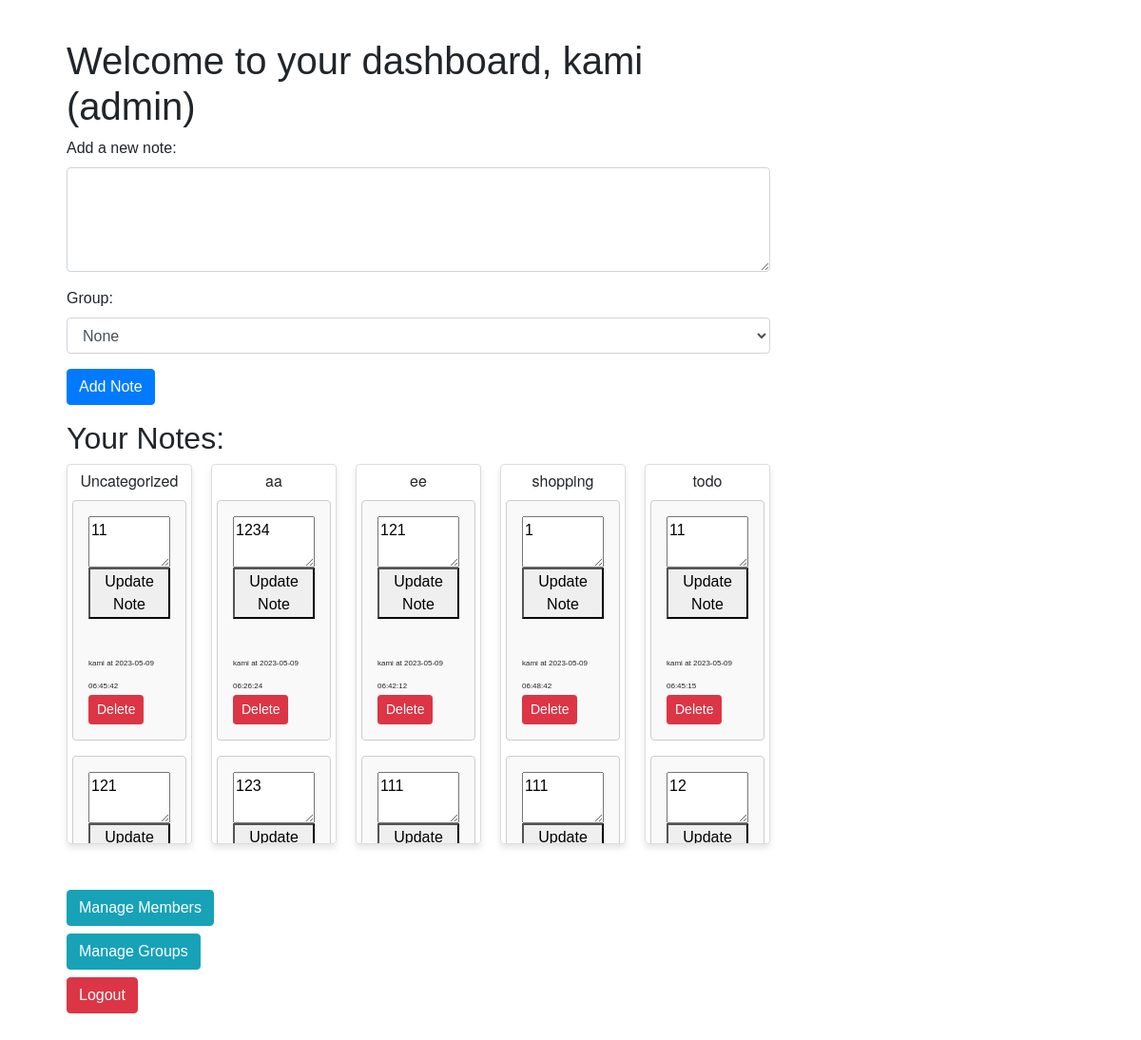
/dashboard (signed in), run on an earlier commit of the app's database.
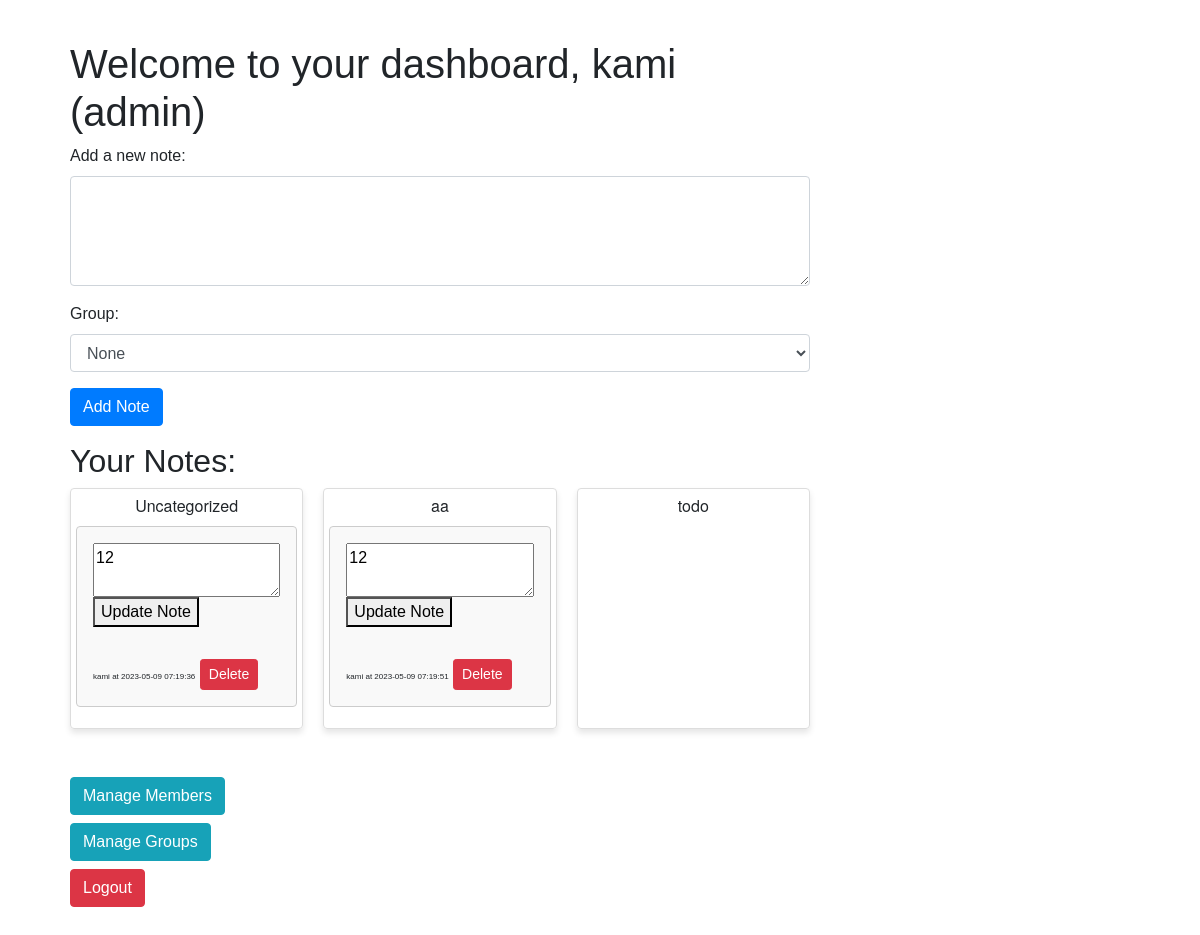
And on a later commit of the database.
### app.py (models this page shows, shortened)
class User(UserMixin, db.Model):
    __tablename__ = 'users'
    id = db.Column(db.Integer, primary_key=True)
    email = db.Column(db.String(100), unique=True, nullable=False)
    name = db.Column(db.String(120), nullable=False)
    password = db.Column(db.String(100), nullable=False)
    role = db.Column(db.String(10), nullable=False, default='member')
    notes = db.relationship('Note', backref='author', lazy=True)
    groups = db.relationship('Group', backref='owner', lazy=True)
    members = db.relationship('Member', backref='user', lazy=True)

class Group(db.Model):
    __tablename__ = 'groups'
    id = db.Column(db.Integer, primary_key=True)
    name = db.Column(db.String(100), nullable=False)
    user_id = db.Column(db.Integer, db.ForeignKey('users.id'), nullable=False)
    notes = db.relationship('Note', backref='group', lazy=True)

class Note(db.Model):
    __tablename__ = 'notes'
    id = db.Column(db.Integer, primary_key=True)
    group_id = db.Column(db.Integer, db.ForeignKey('groups.id'), nullable=True)
    content = db.Column(db.Text, nullable=False)
    date_created = db.Column(db.DateTime, default=datetime.utcnow)
    user_id = db.Column(db.Integer, db.ForeignKey('users.id'), nullable=False)
    member_id = db.Column(db.Integer, db.ForeignKey('members.id'), nullable=True)

class Member(UserMixin, db.Model):
    __tablename__ = 'members'
    id = db.Column(db.Integer, primary_key=True)
    name = db.Column(db.String(100), nullable=False)
    email = db.Column(db.String(100), unique=True, nullable=False)
    password = db.Column(db.String(100), nullable=False)
    user_id = db.Column(db.Integer, db.ForeignKey('users.id'), nullable=False)
    is_admin = db.Column(db.Boolean, default=False)
    notes = db.relationship('Note', backref='member', lazy=True)

### app.py (the view, shortened to what this page needs)
@app.route('/dashboard', methods=['GET', 'POST'])
@login_required
def dashboard():
    if isinstance(current_user, User):
        user_id = current_user.id
        members = current_user.members
    else:
        user_id = current_user.user.id
        members = Member.query.filter_by(user_id=user_id).all()
    if isinstance(current_user, User):
        members = current_user.members
    else:
        members = Member.query.filter_by(user_id=current_user.user.id).all()
    if not members:
        new_member = Member(name=current_user.name, email=current_user.email, password=current_user.password, user_id=current_user.id, is_admin=1)
        db.session.add(new_member)
        db.session.commit()
        members = [new_member]
    if isinstance(current_user, User):
        user_id = current_user.id
        member_user_ids = [member.user_id for member in members]
    else:
        user_id = current_user.user.id
        member_user_ids = []
    visible_user_ids = [user_id] + member_user_ids
    groups = Group.query.filter(Group.user_id.in_(visible_user_ids)).order_by(Group.name.asc()).all()
    uncategorized_group = None
    for group in groups:
        if group.name == "Uncategorized":
            uncategorized_group = group
            break
    if not uncategorized_group:
        uncategorized_group = Group(name="Uncategorized", user_id=user_id)
        db.session.add(uncategorized_group)
        db.session.commit()
        groups.append(uncategorized_group)
    group_ids = [group.id for group in groups]
    notes = Note.query.filter((Note.group_id.in_(group_ids)) | (Note.group_id.is_(None))).order_by(Note.date_created.desc()).all()
    csrf_token = generate_csrf()
    return render_template('dashboard.html', notes=notes, groups=groups, members=members, csrf_token=csrf_token)

### app.py (called while the page is built)
@login_manager.user_loader
def load_user(user_id):
    if user_id.startswith("member_"):
        member_id = int(user_id.split("_")[1])
        return Member.query.get(member_id)
    else:
        return User.query.get(int(user_id))

### templates/dashboard.html (shortened to what this page needs)
{% extends 'base.html' %}
{% block content %}
<div class="container">
    <h1>Welcome to your dashboard, {{ current_user.name }}{% if current_user.role == 'admin' %} (admin){% endif %}</h1>
    <form action="{{ url_for('dashboard') }}" method="POST" class="mb-3">
        <div class="form-group">
            <label for="content">Add a new note:</label>
            <textarea name="content" id="content" rows="4" class="form-control" required></textarea>
        </div>
        <div class="form-group">
            <label for="group_id">Group:</label>
            <select name="group_id" class="form-control">
                <option value="">None</option>
            </select>
        </div>
        <input type="submit" value="Add Note" class="btn btn-primary">
    </form>
    <h2>Your Notes:</h2>
    <div class="note-box-container">
        {% for group in groups %}
        <div class="note-box" data-group-id="{{ group.id }}">
            <div class="note-box-title">{{ group.name }}</div>
            {% for note in notes %}
            {% if (note.group and note.group.id == group.id) or (group.name == "Uncategorized" and not note.group_id)%}
            <div class="note">
                <form action="{{ url_for('update_note') }}" method="post">
                    <textarea name="note_content">{{ note.content }}</textarea>
                    <button type="submit">Update Note</button>
                </form>
                <span class="note-details">{{ note.member.name if note.member else 'Unknown' }} at {{
                    note.date_created.strftime('%Y-%m-%d %H:%M:%S')}}</span>
                <form method="post" action="{{ url_for('delete_note', note_id=note.id) }}" style="display:inline;">
                    <button type="submit" class="btn btn-danger btn-sm">Delete</button>
                </form>
            </div>
            {% endif %}
            {% endfor %}
        </div>
        {% endfor %}
    </div>
    <br>
    <br>
    {% if current_user.role == 'admin' %}
    <a href="{{ url_for('members') }}" class="btn btn-info">Manage Members</a>
    {% endif %}
    <br>
    <a href="{{ url_for('groups') }}" class="btn btn-info mt-2">Manage Groups</a>
    <br>
    <a href="{{ url_for('logout') }}" class="btn btn-danger mt-2">Logout</a>
</div>
{% endblock %}

### templates/base.html (shortened to what this page needs)
<!DOCTYPE html>
<html lang="en">
<head>
    <link rel="stylesheet" href="https://maxcdn.bootstrapcdn.com/bootstrap/4.5.2/css/bootstrap.min.css">
    <link rel="stylesheet" href="{{ url_for('static', filename='styles.css') }}">
</head>
<body>
    <div class="container">
        {% block content %}
        {% endblock %}
    </div>
</body>
</html>

### static/styles.css (style rules this page uses)
body { font-family: Arial, sans-serif; max-width: 800px; margin: 40px; }
form { margin-bottom: 2em; }
textarea { display: block; width: 100%; resize: vertical; }
.note { border: 1px solid #ccc; padding: 1em; border-radius: 4px; background-color: #f9f9f9; margin-bottom: 1rem; }
.note-details { font-size: 1em !important; }
.note-box-container { display: flex; flex-wrap: wrap; gap: 20px; }
.note-box { border: 1px solid #ddd; border-radius: 4px; padding: 5px; flex: 1; min-width: calc(20% - 20px); max-height: 400px; overflow-y: auto; position: relative; box-shadow: 0 4px 6px rgba(0, 0, 0, 0.1); }
.note-box-title { font-size: 1em; font-weight: italic; margin-bottom: 8px; text-align: center; font-family: 'Helvetica Neue', sans-serif; }
.note { margin-bottom: 1rem; }
.note-details { font-size: 0.5em !important; }

What changed in the data, as far as the page shows it:
removed Note: note_content "11", member "kami", date_created "2023-05-09 06:45:42", shown under "Uncategorized"
removed Note: note_content "121", shown under "Uncategorized"
removed Note: note_content "1234", member "kami", date_created "2023-05-09 06:26:24", shown under Group "aa"
removed Note: note_content "123", shown under Group "aa"
removed Group: name "ee"
removed Note: note_content "121", member "kami", date_created "2023-05-09 06:42:12", shown under "ee"
removed Note: note_content "111", shown under "ee"
removed Group: name "shopping"
removed Note: note_content "1", member "kami", date_created "2023-05-09 06:48:42", shown under "shopping"
removed Note: note_content "111", shown under "shopping"
removed Note: note_content "11", member "kami", date_created "2023-05-09 06:45:15", shown under "todo"
removed Note: note_content "12", shown under "todo"
added Note: note_content "12", member "kami", date_created "2023-05-09 07:19:36", shown under "Uncategorized"
added Note: note_content "12", member "kami", date_created "2023-05-09 07:19:51", shown under Group "aa"
